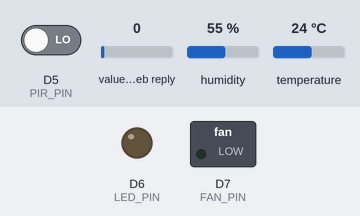
Recording of a sketch running on a simulated ESP8266 (NodeMCU). Shown: switched loads named in the sketch (green lamp = pin HIGH), output pins drawn as LEDs (lit = HIGH). The test bench sets the inputs (shaded band); at power-on: value in the web reply 0, D5 (PIR_PIN) LOW, humidity 55 %, temperature 24 °C. WiFi joins after 1.5 s; servers stay silent unless stated; web services answer with replies made up by the test bench; what the sketch prints to the serial monitor is not drawn.

Above: at 2.7 s.
2.8 s: value in the web reply set to 2
At 9.1 s:
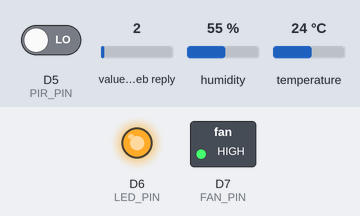
Timing chart, 0 to 10.6 s (numbered marks = the images above; inputs shaded):
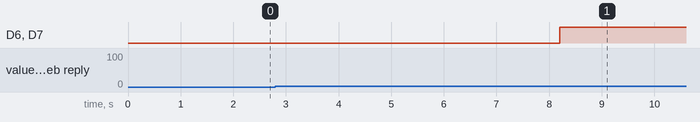

Measured:
- after the input at 2.8 s, D6 (LED_PIN), D7 (FAN_PIN): LOW → HIGH after 5.4 s

The sketch:

esp_thingspeak_full.ino
```cpp
// esp_thingspeak_full.ino
// Full example: ESP8266/ESP32
// - Reads DHT22 (temperature, humidity)
// - Reads LDR (light) via ADC
// - Reads PIR (motion) digital input
// - Posts sensor data to ThingSpeak fields:
//     field1 = temperature (°C)
//     field2 = humidity (%)
//     field3 = light (raw ADC or lux)
//     field4 = motion (0/1)
// - Polls ThingSpeak for latest feed to read commands:
//     field5 = led (0/1)
//     field6 = fan (0/1)
// Requirements: Install libraries `DHT sensor library` and `ArduinoJson` via Library Manager.

#ifdef ESP8266
#include <ESP8266WiFi.h>
#include <ESP8266HTTPClient.h>
#else
#include <WiFi.h>
#include <HTTPClient.h>
#endif

#include <DHT.h>
#include <ArduinoJson.h>

// --- User configuration ---
const char* ssid = "YOUR_SSID";
const char* password = "YOUR_PASS";

// ThingSpeak credentials
const char* thingspeakWriteKey = "V6IF3DH2TX0HW1R3"; // Write API Key
const char* thingspeakChannelId = "3377365"; // Channel ID
const char* thingspeakReadKey = "GES3BFQOYIFKHHDJ"; // Read API Key (if channel private)

// Pins (adjust per your board)
#ifdef ESP8266
#define DHTPIN D2 // GPIO4
#define LDR_PIN A0
#define PIR_PIN D5 // GPIO14
#define LED_PIN D6 // GPIO12
#define FAN_PIN D7 // GPIO13
#else
#define DHTPIN 15 // change to your pin
#define LDR_PIN 34
#define PIR_PIN 27
#define LED_PIN 26
#define FAN_PIN 25
#endif

#define DHTTYPE DHT22
DHT dht(DHTPIN, DHTTYPE);

unsigned long lastPost = 0;
const unsigned long postInterval = 15000UL; // ThingSpeak minimum: 15s
unsigned long lastCommandPoll = 0;
const unsigned long commandPollInterval = 8000UL; // poll commands every 8s

void setup() {
  Serial.begin(115200);
  delay(10);

  pinMode(PIR_PIN, INPUT);
  pinMode(LED_PIN, OUTPUT);
  pinMode(FAN_PIN, OUTPUT);

  digitalWrite(LED_PIN, LOW);
  digitalWrite(FAN_PIN, LOW);

  dht.begin();

  Serial.print("Connecting to WiFi ");
  WiFi.begin(ssid, password);
  while (WiFi.status() != WL_CONNECTED) {
    delay(500);
    Serial.print('.');
  }
  Serial.println();
  Serial.print("Connected, IP: ");
  Serial.println(WiFi.localIP());
}

float readTemperature() {
  float t = dht.readTemperature();
  if (isnan(t)) return -127.0; // error sentinel
  return t;
}

float readHumidity() {
  float h = dht.readHumidity();
  if (isnan(h)) return -127.0;
  return h;
}

int readLight() {
#ifdef ESP8266
  return analogRead(LDR_PIN); // 0-1023
#else
  return analogRead(LDR_PIN); // ESP32 analog read (0-4095 by default)
#endif
}

int readMotion() {
  return digitalRead(PIR_PIN) == HIGH ? 1 : 0;
}

void postToThingSpeak(float temperature, float humidity, int light, int motion) {
  if (WiFi.status() != WL_CONNECTED) return;

  String url = String("https://api.thingspeak.com/update?api_key=") + thingspeakWriteKey;
  url += "&field1=" + String(temperature, 2);
  url += "&field2=" + String(humidity, 2);
  url += "&field3=" + String(light);
  url += "&field4=" + String(motion);

  Serial.print("Posting: ");
  Serial.println(url);

  HTTPClient http;
  http.begin(url);
  int code = http.GET();
  if (code > 0) {
    Serial.print("ThingSpeak POST response: ");
    Serial.println(code);
  } else {
    Serial.print("POST failed: ");
    Serial.println(http.errorToString(code));
  }
  http.end();
}

void pollCommands() {
  // Fetch the latest feed entry to read field5/field6
  if (WiFi.status() != WL_CONNECTED) return;

  String endpoint = String("https://api.thingspeak.com/channels/") + thingspeakChannelId + "/feeds.json?results=1&api_key=" + thingspeakReadKey;
  Serial.print("Polling commands: ");
  Serial.println(endpoint);

  HTTPClient http;
  http.begin(endpoint);
  int code = http.GET();
  if (code != 200) {
    Serial.print("Command poll failed, code: ");
    Serial.println(code);
    http.end();
    return;
  }

  String payload = http.getString();
  http.end();

  // Parse JSON for field5 and field6
  const size_t capacity = 4*1024;
  DynamicJsonDocument doc(capacity);
  DeserializationError err = deserializeJson(doc, payload);
  if (err) {
    Serial.print("JSON parse failed: ");
    Serial.println(err.c_str());
    return;
  }

  JsonArray feeds = doc["feeds"];
  if (feeds.size() == 0) return;

  JsonObject latest = feeds[0];
  int ledCmd = 0;
  int fanCmd = 0;
  if (!latest["field5"].isNull()) ledCmd = latest["field5"].as<int>();
  if (!latest["field6"].isNull()) fanCmd = latest["field6"].as<int>();

  Serial.print("Commands -> LED: "); Serial.print(ledCmd); Serial.print("  FAN: "); Serial.println(fanCmd);

  digitalWrite(LED_PIN, ledCmd ? HIGH : LOW);
  digitalWrite(FAN_PIN, fanCmd ? HIGH : LOW);
}

void loop() {
  unsigned long now = millis();

  if (now - lastCommandPoll >= commandPollInterval) {
    lastCommandPoll = now;
    pollCommands();
  }

  if (now - lastPost >= postInterval) {
    lastPost = now;

    float t = readTemperature();
    float h = readHumidity();
    int l = readLight();
    int m = readMotion();

    // If sensor read error, skip posting temperature/humidity
    if (t <= -100 || h <= -100) {
      Serial.println("Sensor read failed (DHT); posting available values only.");
    }

    postToThingSpeak(t, h, l, m);
  }
}
```
